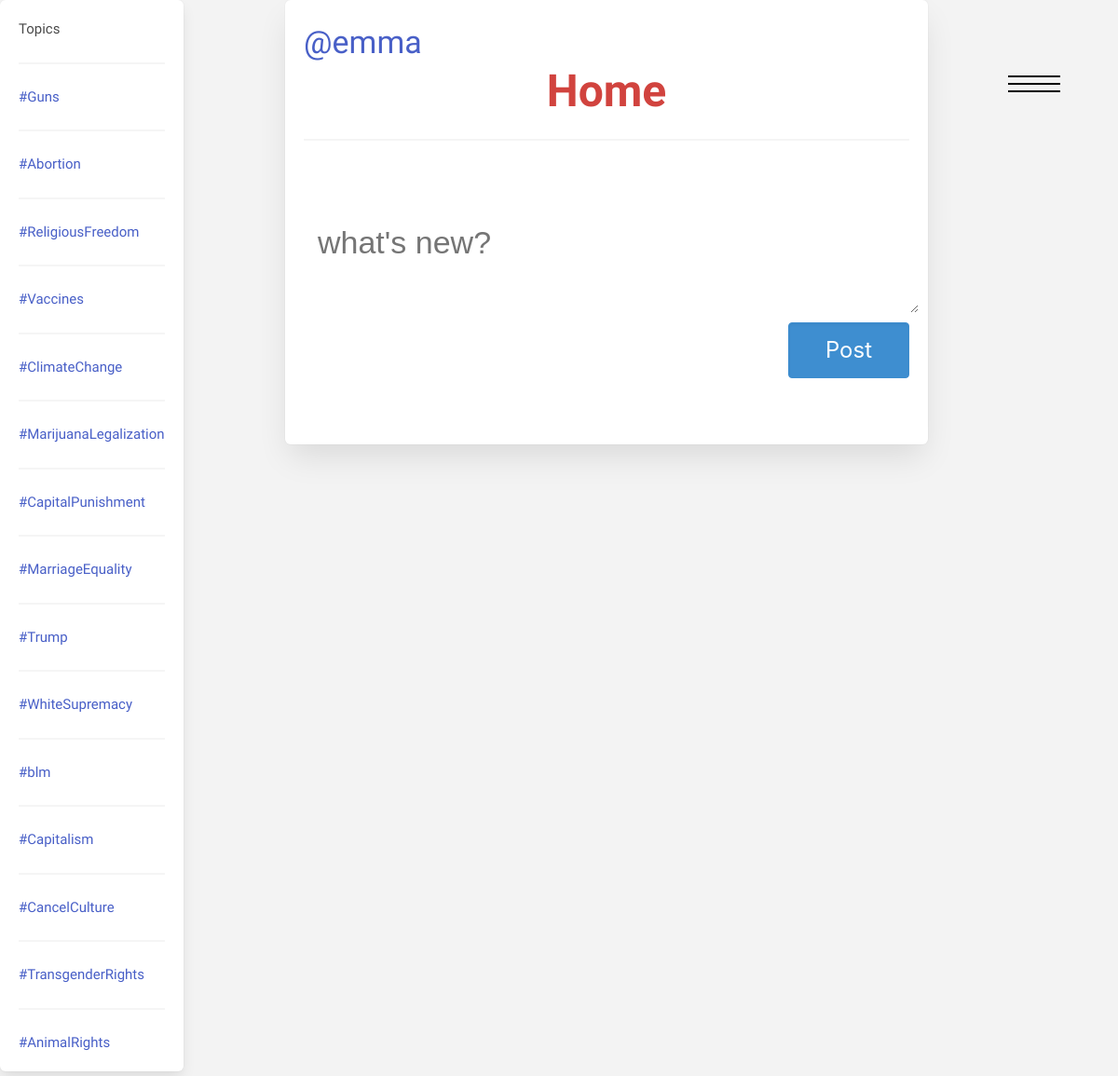
The page / (signed in) on the database its author committed.
### main/models.py (models this page shows, shortened)
class topic(models.Model):
    name = models.CharField(max_length=100)

### main/views.py (the view)
# urls.py: 2. Add a URL to urlpatterns:  path('', views.home, name='home')
@login_required(login_url='/login')
def home(request):
    topics = topic.objects.all
    all_post = post.objects.all()
    pic = profilePic.objects.all()
    all_ver = ver.objects.all()
    form = PostForm()
    if request.method == "POST":
        form = PostForm(request.POST)
        if form.is_valid:
            form2 = form.save(commit=False)
            form2.user = request.user
            form2.save()
    return render(request, 'home.html', {'topics':topics, 'post_form':form,'all_post':all_post, 'User':str(request.user), 'pic':pic,'all_ver':all_ver})

### main/forms.py
class PostForm(forms.ModelForm):
    class Meta:
        model = post
        fields = ['Content']
        widgets = {
            'Content': forms.Textarea(attrs={'class':'post', 'placeholder':"what's new?", "style":"height:100px;"}),
        }
        labels = {
            'user': '',
            'Content': '',
        }

### main/templates/home.html (shortened to what this page needs)
{%extends "base.html"%}
{%block content%}
<div class="columns is-mobile">
  <div class="column is-3">
    <div class="box" style="font-size:15px; width: 70%;">
      Topics
      {%for i in topics%}
      <hr>
      <a href="{%url 'get_topic' i.pk %}">{{i.name}}</a>
      {%endfor%}
    </div>
  </div>
  <div class="column is-7">
<div class="box" style="width: 100%; margin: auto;">
  <a href="/profile">@{{user}}</a>
  <h1 class="title is-1" style="text-align: center; color: #d1433e;"> Home</h1>
  <hr>
<br>
  <form method="post">
    {{post_form}}
    <button type="submit" id='id_post_btn'class="input button is-info is-large" style="width: 20%; left: 80%;">Post</button>
  </form>
  <br>
  </div>
</div>
</div>
{%endblock%}

### main/templates/base.html (shortened to what this page needs)
{% load static %}
<html lang="en">
    <head>
        <link rel="stylesheet" href="https://cdn.jsdelivr.net/npm/bulma@0.9.3/css/bulma.min.css">
    </head>
        <body>
          <label for="active" class="menu-btn" onclick="hide_and_show()" style="width: 140px; height: 140px;"><span></span></label>
      {%block content%}
      {%endblock%}
    </body>
</html>

### static/css/base.css (style rules this page uses)
body { background-color: #f3f3f3; font-size: 34; }
.post { font-family: 'Ubuntu', sans-serif; display: block; margin: 10px; padding: 5px; border: none; font-size: 34; outline: 0; width: 100%; }

### static/css/menu.css (style rules this page uses)
* { margin: 0; padding: 0; box-sizing: border-box; font-family: 'Lato', sans-serif; font-family: 'Oswald', sans-serif; }
.menu-btn { position: fixed; z-index: 2; right: 20px; top: 20px; height: 50px; width: 70px; text-align: center; line-height: 50px; border-radius: 50%; font-size: 20px; cursor: pointer; transition: all 0.3s ease-in-out; }
.menu-btn span, .menu-btn:before, .menu-btn:after { content: ""; position: absolute; top: calc(50% - 1px); left: 30%; width: 40%; border-bottom: 2px solid #000; transition: transform .6s cubic-bezier(0.215, 0.61, 0.355, 1); }
.menu-btn:before { transform: translateY(-8px); }
.menu-btn:after { transform: translateY(8px); }

### rows shown on the page
topic: name "#Guns"
topic: name "#Abortion"
topic: name "#ReligiousFreedom"
topic: name "#Vaccines"
topic: name "#ClimateChange"
topic: name "#MarijuanaLegalization"
topic: name "#CapitalPunishment"
topic: name "#MarriageEquality"
topic: name "#Trump"
topic: name "#WhiteSupremacy"
topic: name "#blm"
topic: name "#Capitalism"
topic: name "#CancelCulture"
topic: name "#TransgenderRights"
topic: name "#AnimalRights"

### other values the page prints
{{ user }} "emma"
